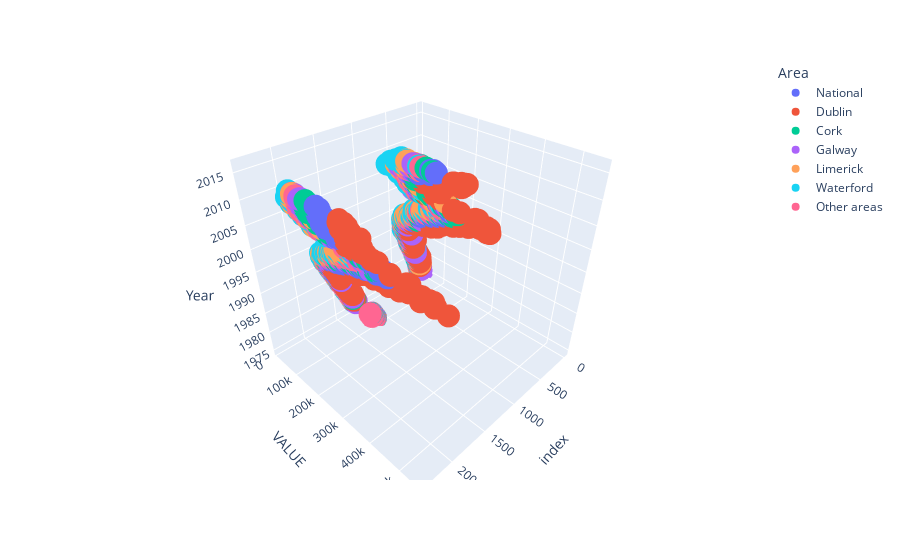

The cell this chart's notebook holds for it:
### Code cell
px.scatter_3d(df, x=df.index, y="VALUE", z="Year", color="Area")

### Figure 1 — Plotly figure (JSON) as saved in the notebook; plotly's stock layout.template omitted (floating-point values rounded to 4 significant figures; data arrays with more than 128 entries replaced by an {"elided": "..."} marker saying what was removed)
{"data": [{"hovertemplate": "Area=National<br>index=%{x}<br>VALUE=%{y}<br>Year=%{z}<extra></extra>", "legendgroup": "National", "marker": {"color": "#636efa", "symbol": "circle"}, "mode": "markers", "name": "National", "scene": "scene", "showlegend": true, "type": "scatter3d", "x": {"elided": "336 int values"}, "y": {"elided": "336 int values"}, "z": {"elided": "336 int values"}}, {"hovertemplate": "Area=Dublin<br>index=%{x}<br>VALUE=%{y}<br>Year=%{z}<extra></extra>", "legendgroup": "Dublin", "marker": {"color": "#EF553B", "symbol": "circle"}, "mode": "markers", "name": "Dublin", "scene": "scene", "showlegend": true, "type": "scatter3d", "x": {"elided": "336 int values"}, "y": {"elided": "336 int values"}, "z": {"elided": "336 int values"}}, {"hovertemplate": "Area=Cork<br>index=%{x}<br>VALUE=%{y}<br>Year=%{z}<extra></extra>", "legendgroup": "Cork", "marker": {"color": "#00cc96", "symbol": "circle"}, "mode": "markers", "name": "Cork", "scene": "scene", "showlegend": true, "type": "scatter3d", "x": {"elided": "336 int values"}, "y": {"elided": "336 int values"}, "z": {"elided": "336 int values"}}, {"hovertemplate": "Area=Galway<br>index=%{x}<br>VALUE=%{y}<br>Year=%{z}<extra></extra>", "legendgroup": "Galway", "marker": {"color": "#ab63fa", "symbol": "circle"}, "mode": "markers", "name": "Galway", "scene": "scene", "showlegend": true, "type": "scatter3d", "x": {"elided": "336 int values"}, "y": {"elided": "336 int values"}, "z": {"elided": "336 int values"}}, {"hovertemplate": "Area=Limerick<br>index=%{x}<br>VALUE=%{y}<br>Year=%{z}<extra></extra>", "legendgroup": "Limerick", "marker": {"color": "#FFA15A", "symbol": "circle"}, "mode": "markers", "name": "Limerick", "scene": "scene", "showlegend": true, "type": "scatter3d", "x": {"elided": "336 int values"}, "y": {"elided": "336 int values"}, "z": {"elided": "336 int values"}}, {"hovertemplate": "Area=Waterford<br>index=%{x}<br>VALUE=%{y}<br>Year=%{z}<extra></extra>", "legendgroup": "Waterford", "marker": {"color": "#19d3f3", "symbol": "circle"}, "mode": "markers", "name": "Waterford", "scene": "scene", "showlegend": true, "type": "scatter3d", "x": {"elided": "336 int values"}, "y": {"elided": "336 int values"}, "z": {"elided": "336 int values"}}, {"hovertemplate": "Area=Other areas<br>index=%{x}<br>VALUE=%{y}<br>Year=%{z}<extra></extra>", "legendgroup": "Other areas", "marker": {"color": "#FF6692", "symbol": "circle"}, "mode": "markers", "name": "Other areas", "scene": "scene", "showlegend": true, "type": "scatter3d", "x": {"elided": "336 int values"}, "y": {"elided": "336 int values"}, "z": {"elided": "336 int values"}}], "layout": {"legend": {"title": {"text": "Area"}, "tracegroupgap": 0}, "margin": {"t": 60}, "scene": {"domain": {"x": [0, 1], "y": [0, 1]}, "xaxis": {"title": {"text": "index"}}, "yaxis": {"title": {"text": "VALUE"}}, "zaxis": {"title": {"text": "Year"}}}}}
